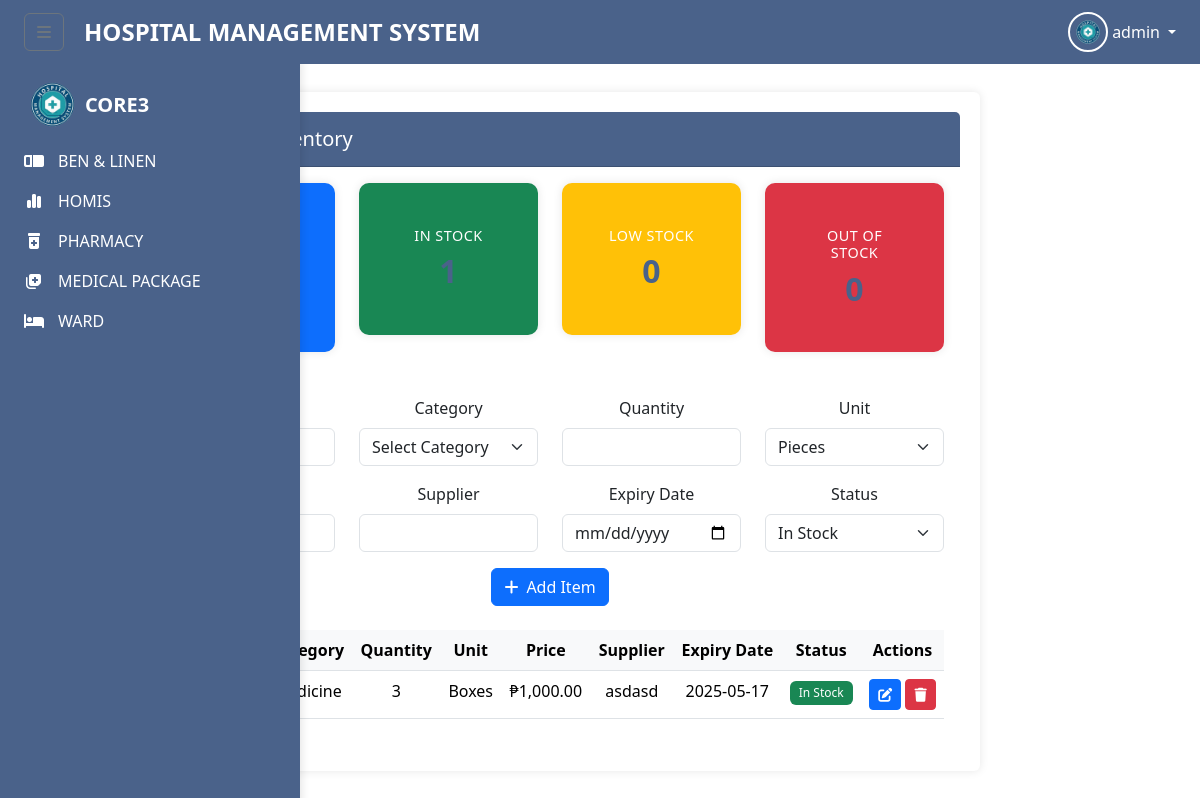
The page /homis_inventory.php (signed in) on the database its author committed.
### tables this page shows
CREATE TABLE `homis_inventory` (
  `item_id` int(11) NOT NULL,
  `item_name` varchar(255) NOT NULL,
  `category` varchar(50) NOT NULL,
  `quantity` int(11) NOT NULL DEFAULT 0,
  `unit` varchar(50) NOT NULL,
  `price` decimal(10,2) NOT NULL,
  `supplier` varchar(255) NOT NULL,
  `expiry_date` date DEFAULT NULL,
  `status` varchar(50) NOT NULL,
  `created_at` timestamp NOT NULL DEFAULT current_timestamp(),
  `updated_at` timestamp NOT NULL DEFAULT current_timestamp() ON UPDATE current_timestamp()
);

### homis_inventory.php (the view, shortened to what this page needs)
<?php
include_once('admin.php');
include 'config.php';
$sql = "SELECT
            COUNT(*) as total_items,
            SUM(CASE WHEN status = 'In Stock' THEN 1 ELSE 0 END) as in_stock_items,
            SUM(CASE WHEN status = 'Low Stock' THEN 1 ELSE 0 END) as low_stock_items,
            SUM(CASE WHEN status = 'Out of Stock' THEN 1 ELSE 0 END) as out_of_stock_items
        FROM homis_inventory";
$stats = $conn->query($sql)->fetch_assoc();
$sql = "SELECT * FROM homis_inventory ORDER BY created_at DESC";
$items = $conn->query($sql);
?>
<!DOCTYPE html>
<html lang="en">
<head>
    <link href="https://cdn.jsdelivr.net/npm/bootstrap@5.3.3/dist/css/bootstrap.min.css" rel="stylesheet">
    <link rel="stylesheet" href="https://cdnjs.cloudflare.com/ajax/libs/font-awesome/6.5.2/css/all.min.css">
    <link href='https://unpkg.com/boxicons@2.1.4/css/boxicons.min.css' rel='stylesheet'>
    <link rel="stylesheet" href="../components/tm.css">
</head>
<body>
    <?php include_once 'index.php'; ?>
    <div class="main-content">
        <div class="container-fluid">
            <div class="row">
                <div class="col-12">
                    <div class="card">
                        <div class="card-header d-flex justify-content-between align-items-center">
                            <h5 class="mb-0"><i class="fas fa-boxes me-2"></i>HOMIS Inventory</h5>
                        </div>
                        <div class="card-body">
                            <div class="row mb-4">
                                <div class="col-md-3">
                                    <div class="card stats-card bg-primary text-white">
                                        <div class="card-body">
                                            <h6 class="card-title">Total Items</h6>
                                            <h3 class="mb-0"><?php echo number_format($stats['total_items']); ?></h3>
                                        </div>
                                    </div>
                                </div>
                                <div class="col-md-3">
                                    <div class="card stats-card bg-success text-white">
                                        <div class="card-body">
                                            <h6 class="card-title">In Stock</h6>
                                            <h3 class="mb-0"><?php echo number_format($stats['in_stock_items']); ?></h3>
                                        </div>
                                    </div>
                                </div>
                                <div class="col-md-3">
                                    <div class="card stats-card bg-warning text-white">
                                        <div class="card-body">
                                            <h6 class="card-title">Low Stock</h6>
                                            <h3 class="mb-0"><?php echo number_format($stats['low_stock_items']); ?></h3>
                                        </div>
                                    </div>
                                </div>
                                <div class="col-md-3">
                                    <div class="card stats-card bg-danger text-white">
                                        <div class="card-body">
                                            <h6 class="card-title">Out of Stock</h6>
                                            <h3 class="mb-0"><?php echo number_format($stats['out_of_stock_items']); ?></h3>
                                        </div>
                                    </div>
                                </div>
                            </div>
                            <form method="POST" class="mb-4">
                                <div class="row">
                                    <div class="col-md-3 mb-3">
                                        <label class="form-label">Item Name</label>
                                    </div>
                                    <div class="col-md-3 mb-3">
                                        <label class="form-label">Category</label>
                                        <select name="category" class="form-select" required>
                                            <option value="">Select Category</option>
                                        </select>
                                    </div>
                                    <div class="col-md-3 mb-3">
                                        <label class="form-label">Quantity</label>
                                        <input type="number" name="quantity" class="form-control" required>
                                    </div>
                                    <div class="col-md-3 mb-3">
                                        <label class="form-label">Unit</label>
                                        <select name="unit" class="form-select" required>
                                            <option value="Pieces">Pieces</option>
                                        </select>
                                    </div>
                                </div>
                                <div class="row">
                                    <div class="col-md-3 mb-3">
                                        <label class="form-label">Price</label>
                                    </div>
                                    <div class="col-md-3 mb-3">
                                        <label class="form-label">Supplier</label>
                                        <input type="text" name="supplier" class="form-control" required>
                                    </div>
                                    <div class="col-md-3 mb-3">
                                        <label class="form-label">Expiry Date</label>
                                        <input type="date" name="expiry_date" class="form-control">
                                    </div>
                                    <div class="col-md-3 mb-3">
                                        <label class="form-label">Status</label>
                                        <select name="status" class="form-select" required>
                                            <option value="In Stock">In Stock</option>
                                        </select>
                                    </div>
                                </div>
                                <button type="submit" class="btn btn-primary">
                                    <i class="fas fa-plus me-2"></i>Add Item
                                </button>
                            </form>
                            <div class="table-responsive">
                                <table class="table table-hover">
                                    <thead>
                                        <tr>
                                            <th>Item Name</th>
                                            <th>Category</th>
                                            <th>Quantity</th>
                                            <th>Unit</th>
                                            <th>Price</th>
                                            <th>Supplier</th>
                                            <th>Expiry Date</th>
                                            <th>Status</th>
                                            <th>Actions</th>
                                        </tr>
                                    </thead>
                                    <tbody>
                                        <?php while($item = $items->fetch_assoc()): ?>
                                        <tr>
                                            <td><?php echo htmlspecialchars($item['item_name']); ?></td>
                                            <td><?php echo htmlspecialchars($item['category']); ?></td>
                                            <td><?php echo number_format($item['quantity']); ?></td>
                                            <td><?php echo htmlspecialchars($item['unit']); ?></td>
                                            <td>₱<?php echo number_format($item['price'], 2); ?></td>
                                            <td><?php echo htmlspecialchars($item['supplier']); ?></td>
                                            <td><?php echo $item['expiry_date'] ? date('Y-m-d', strtotime($item['expiry_date'])) : 'N/A'; ?></td>
                                            <td>
                                                <span class="badge bg-<?php
                                                    echo $item['status'] === 'In Stock' ? 'success' :
                                                        ($item['status'] === 'Low Stock' ? 'warning' : 'danger');
                                                ?>">
                                                    <?php echo htmlspecialchars($item['status']); ?>
                                                </span>
                                            </td>
                                            <td>
                                                <button class="btn btn-sm btn-primary" onclick="editItem(<?php echo $item['item_id']; ?>)">
                                                    <i class="fas fa-edit"></i>
                                                </button>
                                                <button class="btn btn-sm btn-danger" onclick="deleteItem(<?php echo $item['item_id']; ?>)">
                                                    <i class="fas fa-trash"></i>
                                                </button>
                                            </td>
                                        </tr>
                                        <?php endwhile; ?>
                                    </tbody>
                                </table>
                            </div>
                        </div>
                    </div>
                </div>
            </div>
        </div>
    </div>
</body>
</html>

### index.php (style rules this page uses)
body { font-family: 'Open Sans', sans-serif; background-color: #F0F4F8; }
.main-content { margin-left: 0; transition: margin-left 0.3s; padding-top: 64px; }
#sidebar:not(.collapsed) ~ .main-content { margin-left: 100px; }
.card { background-color: #fff; border-radius: 10px; box-shadow: 0 6px 12px rgba(0,0,0,0.08); padding: 20px; flex: 1 1 250px; text-align: center; transition: transform 0.3s, box-shadow 0.3s; }
.card h3 { color: #4A628A; margin-bottom: 15px; font-size: 1.2em; font-weight: 600; }

### homis_inventory.php (style rules this page uses)
.main-content { margin-left: 300px; transition: margin-left 0.3s; padding: 20px; width: calc(100% - 300px); }
.container-fluid { padding: 0; margin: 0; width: 100%; }
.card { margin-bottom: 20px; border: none; box-shadow: 0 0 10px rgba(0,0,0,0.1); }
.card-header { background-color: #4A628A; color: white; padding: 15px 20px; }
.stats-card { border-radius: 10px; transition: transform 0.2s; }
.stats-card .card-body { padding: 1.5rem; }
.stats-card .card-title { font-size: 0.9rem; text-transform: uppercase; letter-spacing: 0.5px; }
.stats-card h3 { font-size: 2rem; font-weight: 600; margin: 0.5rem 0 0; }
.table th { background-color: #f8f9fa; font-weight: 600; }
.badge { padding: 0.5em 0.75em; font-weight: 500; }

### rows shown on the page
homis_inventory: category "Medicine", quantity "3", unit "Boxes", price "1,000.00", supplier "asdasd", expiry_date "2025-05-17", status "In Stock"

### other values the page prints
$_SESSION['account_type'] "admin"
$stats['low_stock_items'] "0"
